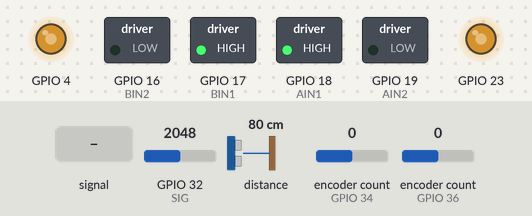
A sketch run on a simulated ESP32. Parts: switched loads named in the sketch (green lamp = pin HIGH), output pins drawn as LEDs (lit = HIGH). Inputs (shaded band) come from the test bench; at power-on: distance to the obstacle 80 cm, GPIO 32 (SIG) = 2048, encoder count (sensors on GPIO 34, GPIO 36) 0. Pins used as bus, display or sensor lines are not drawn; what the sketch prints to the serial monitor is not drawn.

Above: at 1.2 s.
1.3 s: GPIO 32 (SIG) fed a 200 Hz sine of ±1842 counts around its level
At 4.18 s:
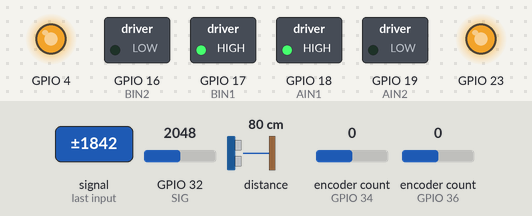
4.3 s: distance to the obstacle set to 120 cm
Timing chart, 0 to 7.3 s (numbered marks = the images above; inputs shaded):
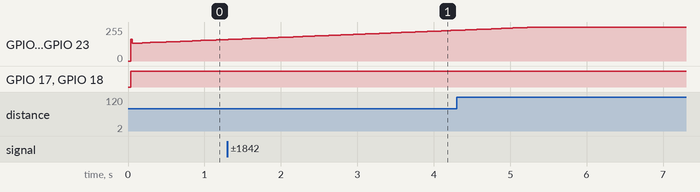

The sketch:

ControladoresPID.ino
```cpp
#include <Arduino.h>
#include <Wire.h>
#include <ESP32Encoder.h>
#include <Adafruit_VL53L0X.h>
#include "driver/ledc.h"

// =========================
// Pines ESP32
// =========================
#define AIN1 18
#define AIN2 19
#define PWMA 23

#define BIN1 17
#define BIN2 16
#define PWMB 4

#define ENC_DER_A 34
#define ENC_DER_B 35
#define ENC_IZQ_A 36
#define ENC_IZQ_B 39

#define S0 27
#define S1 26
#define S2 25
#define S3 33
#define SIG 32

// =========================
//  Parámetros PID (N)
// =========================
int cont_c = 0;

double Kp_v = 1.5;
double Ki_v = 0.5;
double kd_v = 0.01;

double Kp_d = 0.5;
double Ki_d = 0.1;
double kd_d = 0.01;

double Kp_o = 1.5;
double Ki_o = 0.0; // No se utilizará en el controlador PD de orientación
double kd_o = 0.05;

// =========================
// Parámetros vehículo
// =========================
#define RADIO_RUEDA_CM 2.15f
#define L_CM 5.6f
#define CPR  1452.0f

// =========================
// PWM
// =========================
const int PWM_FREQ = 5000;
const ledc_timer_t PWM_TIMER = LEDC_TIMER_0;
const ledc_mode_t PWM_MODE = LEDC_HIGH_SPEED_MODE;
const ledc_channel_t CH_A = LEDC_CHANNEL_0;
const ledc_channel_t CH_B = LEDC_CHANNEL_1;

// =========================
// Sensores IR
// =========================
#define NUM_SENSORES 16
const int THR_HIGH_FIJO = 4090;
const int THR_LOW_FIJO  = 4060;

int minV[NUM_SENSORES];
int maxV[NUM_SENSORES];
int thrHigh[NUM_SENSORES];
int thrLow[NUM_SENSORES];
uint8_t binState[NUM_SENSORES] = {0};
int irRaw[NUM_SENSORES];
int irBin[NUM_SENSORES];

// =========================
// Objetos globales
// =========================
ESP32Encoder encoder_der;
ESP32Encoder encoder_izq;
Adafruit_VL53L0X vl53;

// =========================
// Muestreo
// =========================
const unsigned long TS_MS = 20;
const unsigned long DEBUG_MS = 150;
unsigned long tLoop = 0;
unsigned long tDebug = 0;

// =========================
// Variables medidas
// =========================
float velocidadDer = 0.0f;
float velocidadIzq = 0.0f;
float velocidadMedida = 0.0f;
float distanciaMedida = 0.0f;
float orientacionMedida = 0.0f;

// =========================
// Referencias
// =========================
float referenciaVelocidad = 15.0f;
float referenciaDistancia = 0.0f;
float referenciaOrientacion = 0.0f;

// =========================
// Salidas de control
// =========================
float salidaVelocidad = 0.0f;
float salidaDistancia = 0.0f;
float salidaOrientacion = 0.0f;

// =========================
// Comandos motores
// =========================
int cmdMotorIzq = 0;
int cmdMotorDer = 0;

// =========================
// Variables encoder
// =========================
long prevCountDer = 0;
long prevCountIzq = 0;
unsigned long prevVelMs = 0;

// =========================
// Motores
// =========================
void motor(int velIzq, int velDer) {
  velIzq = constrain(velIzq, -255, 255);
  velDer = constrain(velDer, -255, 255);

  int pwmIzq = abs(velIzq);
  int pwmDer = abs(velDer);

  if (velDer > 0) {
    digitalWrite(AIN1, HIGH);
    digitalWrite(AIN2, LOW);
  } else if (velDer < 0) {
    digitalWrite(AIN1, LOW);
    digitalWrite(AIN2, HIGH);
  } else {
    digitalWrite(AIN1, LOW);
    digitalWrite(AIN2, LOW);
    pwmDer = 0;
  }

  ledc_set_duty(PWM_MODE, CH_A, pwmDer);
  ledc_update_duty(PWM_MODE, CH_A);

  if (velIzq > 0) {
    digitalWrite(BIN1, HIGH);
    digitalWrite(BIN2, LOW);
  } else if (velIzq < 0) {
    digitalWrite(BIN1, LOW);
    digitalWrite(BIN2, HIGH);
  } else {
    digitalWrite(BIN1, LOW);
    digitalWrite(BIN2, LOW);
    pwmIzq = 0;
  }

  ledc_set_duty(PWM_MODE, CH_B, pwmIzq);
  ledc_update_duty(PWM_MODE, CH_B);
}

void motorStop() {
  motor(0, 0);
}

// =========================
// Conversión velocidad a PWM
// =========================
int velToPWM(float vel_cm_s, float vel_max_cm_s, int pwm_min, int pwm_max) {
  float s = (vel_cm_s >= 0.0f) ? 1.0f : -1.0f;
  float v = fabs(vel_cm_s);

  if (v < 1.0f) return 0;
  if (v > vel_max_cm_s) v = vel_max_cm_s;

  int pwm = (int)((v / vel_max_cm_s) * (pwm_max - pwm_min) + pwm_min);
  return (int)(s * pwm);
}

// =========================
// MUX y sensores IR
// =========================
static inline void setMuxChannel(byte channel) {
  digitalWrite(S0, channel & 0x01);
  digitalWrite(S1, (channel >> 1) & 0x01);
  digitalWrite(S2, (channel >> 2) & 0x01);
  digitalWrite(S3, (channel >> 3) & 0x01);
  delayMicroseconds(15);
}

static inline int leerSensor(uint8_t canal) {
  setMuxChannel(canal);
  delayMicroseconds(20);

  analogRead(SIG);
  delayMicroseconds(10);

  int a = analogRead(SIG);
  delayMicroseconds(5);
  int b = analogRead(SIG);

  return (a + b) / 2;
}

void leerIR16(int out[NUM_SENSORES], bool binary) {
  for (int i = 0; i < NUM_SENSORES; i++) {
    int v = leerSensor(i);

    if (binary) {
      if (binState[i] == 0) {
        if (v >= thrHigh[i]) binState[i] = 1;
      } else {
        if (v <= thrLow[i]) binState[i] = 0;
      }

      out[i] = binState[i];
    } else {
      out[i] = v;
    }
  }
}

void calibrarSensoresIR() {
  for (int i = 0; i < NUM_SENSORES; i++) {
    minV[i] = 0;
    maxV[i] = 4095;
    binState[i] = 0;
    thrHigh[i] = THR_HIGH_FIJO;
    thrLow[i] = THR_LOW_FIJO;
  }
}

// =========================
// Sensor distancia
// =========================
float distancia() {
  VL53L0X_RangingMeasurementData_t measure;
  vl53.rangingTest(&measure, false);

  if (measure.RangeStatus == 0 || measure.RangeStatus == 1) {
    return measure.RangeMilliMeter * 0.1f;
  }

  return -1.0f;
}

// =========================
// Encoders y velocidad
// =========================
void resetEncoders() {
  encoder_der.clearCount();
  encoder_izq.clearCount();
  prevCountDer = 0;
  prevCountIzq = 0;
  prevVelMs = millis();
}

void actualizarVelocidad() {
  unsigned long now = millis();
  float dt = (now - prevVelMs) * 0.001f;
  if (dt <= 0.0f) return;

  long countDer = encoder_der.getCount();
  long countIzq = encoder_izq.getCount();

  long deltaDer = countDer - prevCountDer;
  long deltaIzq = countIzq - prevCountIzq;

  float revDer = (float)deltaDer / CPR;
  float revIzq = (float)deltaIzq / CPR;

  velocidadDer = (2.0f * PI * RADIO_RUEDA_CM * revDer) / dt;
  velocidadIzq = (2.0f * PI * RADIO_RUEDA_CM * revIzq) / dt;
  velocidadMedida = 0.5f * (velocidadDer + velocidadIzq);

  prevCountDer = countDer;
  prevCountIzq = countIzq;
  prevVelMs = now;
}

// =========================
// Mediciones
// =========================
void actualizarMediciones() {
  leerIR16(irRaw, false);
  leerIR16(irBin, true);
  actualizarVelocidad();

  cont_c += 1;
  if (cont_c == 4) {
    cont_c = 0;
    distanciaMedida = distancia();
    orientacionMedida = 0;

    for (int i = 0; i < 8; i++) {
      if (i == 0) {
        orientacionMedida = orientacionMedida + 4 * irBin[i + 8];
      }
      else if (i == 1) {
        orientacionMedida = orientacionMedida + 3 * irBin[i + 8];
      }
      else if (i == 2) {
        orientacionMedida = orientacionMedida + 2 * irBin[i + 8];
      }
      else if (i == 3 || i == 4) { // <-- Corregido de && a ||
        orientacionMedida = orientacionMedida + irBin[i + 8];
      }
      else if (i == 5) {
        orientacionMedida = orientacionMedida - 2 * irBin[i + 8];
      }
      else if (i == 6) {
        orientacionMedida = orientacionMedida - 3 * irBin[i + 8];
      }
      else if (i == 7) {
        orientacionMedida = orientacionMedida - 4 * irBin[i + 8];
      }
    }
  }
}

// =========================
// Controladores Implementados
// =========================

float ControladorVelocidad(float referencia, float medicion) {
  static float error_ant = 0.0f;
  static float integral = 0.0f;
  float Ts = TS_MS * 0.001f; // Tiempo de muestreo en segundos

  float error = referencia - medicion;
  integral += error * Ts;
  float derivada = (error - error_ant) / Ts;

  float u = (Kp_v * error) + (Ki_v * integral) + (kd_v * derivada);

  error_ant = error;
  return u;
}

float ControladorDistancia(float referencia, float medicion) {
  static float error_ant = 0.0f;
  static float integral = 0.0f;
  float Ts = TS_MS * 0.001f;

  float error = referencia - medicion;
  integral += error * Ts;
  float derivada = (error - error_ant) / Ts;

  float u = (Kp_d * error) + (Ki_d * integral) + (kd_d * derivada);

  error_ant = error;
  return u;
}

float ControladorOrientacion(float referencia, float medicion) {
  static float error_ant = 0.0f;
  float Ts = TS_MS * 0.001f;

  float error = referencia - medicion;
  float derivada = (error - error_ant) / Ts;

  // Controlador PD: Sin accion integral
  float u = (Kp_o * error) + (kd_o * derivada);

  error_ant = error;
  return u;
}

// =========================
// Actuación
// =========================
void actualizarActuacion() {
  salidaVelocidad   = ControladorVelocidad(referenciaVelocidad, velocidadMedida);
  salidaDistancia   = ControladorDistancia(referenciaDistancia, distanciaMedida);
  salidaOrientacion = ControladorOrientacion(referenciaOrientacion, orientacionMedida);

  cmdMotorIzq = velToPWM(salidaVelocidad - salidaOrientacion, 50.6, 35, 255);
  cmdMotorDer = velToPWM(salidaVelocidad + salidaOrientacion, 50.6, 35, 255);

  motor(cmdMotorIzq, cmdMotorDer);
}

// =========================
// Debug
// =========================
void imprimirDebug() {
  Serial.print("IR: ");
  for (int i = 0; i < NUM_SENSORES; i++) {
    Serial.print(irRaw[i]);
    if (i < NUM_SENSORES - 1) Serial.print(" ");
  }

  Serial.print(" | Vder: ");
  Serial.print(velocidadDer);

  Serial.print(" | Vizq: ");
  Serial.print(velocidadIzq);

  Serial.print(" | Vmed: ");
  Serial.print(velocidadMedida);

  Serial.print(" | Dmed: ");
  Serial.print(distanciaMedida);

  Serial.print(" | Omed: ");
  Serial.print(orientacionMedida);

  Serial.print(" | uVel: ");
  Serial.print(salidaVelocidad);

  Serial.print(" | uDis: ");
  Serial.print(salidaDistancia);

  Serial.print(" | uOri: ");
  Serial.print(salidaOrientacion);

  Serial.print(" | MI: ");
  Serial.print(cmdMotorIzq);

  Serial.print(" | MD: ");
  Serial.println(cmdMotorDer);
}
// =========================
// Setup
// =========================
void setup() {
  Serial.begin(115200);
  Wire.begin(21, 22);

  pinMode(AIN1, OUTPUT);
  pinMode(AIN2, OUTPUT);
  pinMode(BIN1, OUTPUT);
  pinMode(BIN2, OUTPUT);

  pinMode(S0, OUTPUT);
  pinMode(S1, OUTPUT);
  pinMode(S2, OUTPUT);
  pinMode(S3, OUTPUT);
  pinMode(SIG, INPUT);

  ledc_timer_config_t tcfg = {
    .speed_mode = PWM_MODE,
    .duty_resolution = LEDC_TIMER_8_BIT,
    .timer_num = PWM_TIMER,
    .freq_hz = PWM_FREQ,
    .clk_cfg = LEDC_AUTO_CLK
  };
  ledc_timer_config(&tcfg);

  ledc_channel_config_t chA = {
    .gpio_num = PWMA,
    .speed_mode = PWM_MODE,
    .channel = CH_A,
    .intr_type = LEDC_INTR_DISABLE,
    .timer_sel = PWM_TIMER,
    .duty = 0,
    .hpoint = 0
  };
  ledc_channel_config(&chA);

  ledc_channel_config_t chB = {
    .gpio_num = PWMB,
    .speed_mode = PWM_MODE,
    .channel = CH_B,
    .intr_type = LEDC_INTR_DISABLE,
    .timer_sel = PWM_TIMER,
    .duty = 0,
    .hpoint = 0
  };
  ledc_channel_config(&chB);

  ESP32Encoder::useInternalWeakPullResistors = puType::up;

  encoder_der.attachFullQuad(ENC_DER_A, ENC_DER_B);
  encoder_izq.attachFullQuad(ENC_IZQ_A, ENC_IZQ_B);

  resetEncoders();
  calibrarSensoresIR();

  if (!vl53.begin()) {
    Serial.println("VL53L0X no detectado");
  }

  tLoop = millis();
  tDebug = millis();
}

// =========================
// Loop
// =========================
void loop() {
  if (millis() - tLoop >= TS_MS) {
    tLoop = millis();
    actualizarMediciones();
    actualizarActuacion();
  }

  if (millis() - tDebug >= DEBUG_MS) {
    tDebug = millis();
    imprimirDebug();
  }
}
```
